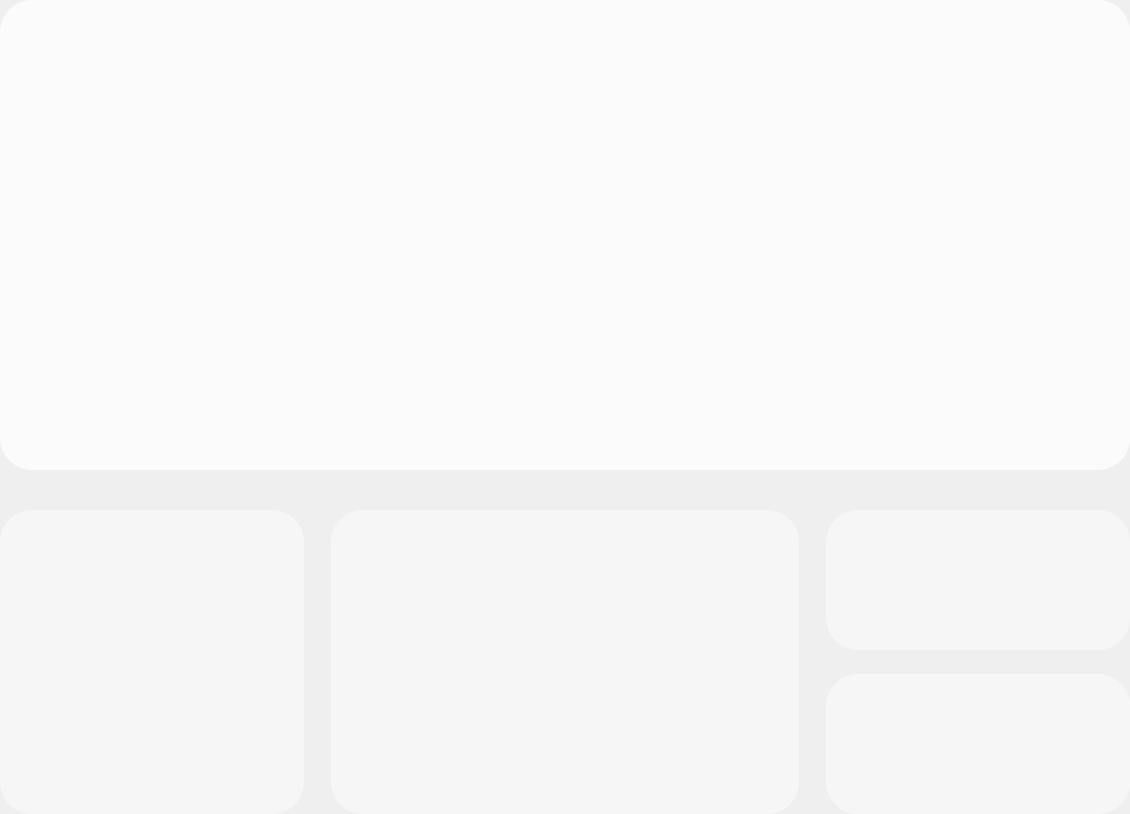
<?xml version="1.0" encoding="UTF-8"?>
<ui version="4.0">
 <class>FrameLight</class>
 <widget class="QFrame" name="FrameLight">
  <property name="geometry">
   <rect>
    <x>0</x>
    <y>0</y>
    <width>1130</width>
    <height>814</height>
   </rect>
  </property>
  <property name="windowTitle">
   <string>Frame</string>
  </property>
  <property name="styleSheet">
   <string notr="true"/>
  </property>
  <layout class="QVBoxLayout" name="verticalLayout" stretch="1,0">
   <property name="spacing">
    <number>24</number>
   </property>
   <property name="leftMargin">
    <number>0</number>
   </property>
   <property name="topMargin">
    <number>0</number>
   </property>
   <property name="rightMargin">
    <number>0</number>
   </property>
   <property name="bottomMargin">
    <number>0</number>
   </property>
   <item alignment="Qt::AlignmentFlag::AlignTop">
    <widget class="QFrame" name="frameT">
     <property name="minimumSize">
      <size>
       <width>0</width>
       <height>470</height>
      </size>
     </property>
     <property name="maximumSize">
      <size>
       <width>16777215</width>
       <height>470</height>
      </size>
     </property>
     <property name="styleSheet">
      <string notr="true">QFrame#frameT{background-color: #FBFBFB;border-radius:32px;}</string>
     </property>
     <property name="frameShape">
      <enum>QFrame::Shape::NoFrame</enum>
     </property>
     <property name="frameShadow">
      <enum>QFrame::Shadow::Plain</enum>
     </property>
     <property name="lineWidth">
      <number>0</number>
     </property>
     <layout class="QVBoxLayout" name="verticalLayout_2">
      <property name="topMargin">
       <number>15</number>
      </property>
      <item alignment="Qt::AlignmentFlag::AlignHCenter|Qt::AlignmentFlag::AlignTop">
       <widget class="ModuleKeyboard" name="frameKeyboard">
        <property name="frameShape">
         <enum>QFrame::Shape::StyledPanel</enum>
        </property>
        <property name="frameShadow">
         <enum>QFrame::Shadow::Raised</enum>
        </property>
       </widget>
      </item>
     </layout>
    </widget>
   </item>
   <item alignment="Qt::AlignmentFlag::AlignBottom">
    <widget class="QFrame" name="frameB">
     <property name="frameShape">
      <enum>QFrame::Shape::NoFrame</enum>
     </property>
     <property name="frameShadow">
      <enum>QFrame::Shadow::Plain</enum>
     </property>
     <property name="lineWidth">
      <number>0</number>
     </property>
     <layout class="QHBoxLayout" name="horizontalLayout_2">
      <property name="spacing">
       <number>24</number>
      </property>
      <property name="leftMargin">
       <number>0</number>
      </property>
      <property name="topMargin">
       <number>0</number>
      </property>
      <property name="rightMargin">
       <number>0</number>
      </property>
      <property name="bottomMargin">
       <number>0</number>
      </property>
      <item alignment="Qt::AlignmentFlag::AlignLeft">
       <widget class="ModuleEfMode" name="frameMode">
        <property name="minimumSize">
         <size>
          <width>304</width>
          <height>304</height>
         </size>
        </property>
        <property name="maximumSize">
         <size>
          <width>304</width>
          <height>304</height>
         </size>
        </property>
        <property name="styleSheet">
         <string notr="true">QFrame{background-color: #F6F6F6;border-radius:32px;}</string>
        </property>
        <property name="frameShape">
         <enum>QFrame::Shape::StyledPanel</enum>
        </property>
        <property name="frameShadow">
         <enum>QFrame::Shadow::Raised</enum>
        </property>
       </widget>
      </item>
      <item alignment="Qt::AlignmentFlag::AlignHCenter">
       <widget class="ModuleEfColor" name="frameColor">
        <property name="minimumSize">
         <size>
          <width>468</width>
          <height>304</height>
         </size>
        </property>
        <property name="maximumSize">
         <size>
          <width>468</width>
          <height>304</height>
         </size>
        </property>
        <property name="styleSheet">
         <string notr="true">QFrame{background-color: #F6F6F6;border-radius:32px;}</string>
        </property>
        <property name="frameShape">
         <enum>QFrame::Shape::StyledPanel</enum>
        </property>
        <property name="frameShadow">
         <enum>QFrame::Shadow::Raised</enum>
        </property>
       </widget>
      </item>
      <item alignment="Qt::AlignmentFlag::AlignRight">
       <widget class="QFrame" name="frameBR">
        <layout class="QVBoxLayout" name="verticalLayoutB_2">
         <property name="spacing">
          <number>24</number>
         </property>
         <property name="leftMargin">
          <number>0</number>
         </property>
         <property name="topMargin">
          <number>0</number>
         </property>
         <property name="rightMargin">
          <number>0</number>
         </property>
         <property name="bottomMargin">
          <number>0</number>
         </property>
         <item alignment="Qt::AlignmentFlag::AlignRight">
          <widget class="ModuleEfLumi" name="frameLuni">
           <property name="minimumSize">
            <size>
             <width>304</width>
             <height>140</height>
            </size>
           </property>
           <property name="maximumSize">
            <size>
             <width>304</width>
             <height>140</height>
            </size>
           </property>
           <property name="styleSheet">
            <string notr="true">QFrame{background-color: #F6F6F6;border-radius:32px;}</string>
           </property>
           <property name="frameShape">
            <enum>QFrame::Shape::StyledPanel</enum>
           </property>
           <property name="frameShadow">
            <enum>QFrame::Shadow::Raised</enum>
           </property>
          </widget>
         </item>
         <item alignment="Qt::AlignmentFlag::AlignRight">
          <widget class="ModuleEfSpeed" name="frameSpeed">
           <property name="minimumSize">
            <size>
             <width>304</width>
             <height>140</height>
            </size>
           </property>
           <property name="maximumSize">
            <size>
             <width>304</width>
             <height>140</height>
            </size>
           </property>
           <property name="styleSheet">
            <string notr="true">background-color: #F6F6F6;border-radius:32px;</string>
           </property>
           <property name="frameShape">
            <enum>QFrame::Shape::StyledPanel</enum>
           </property>
           <property name="frameShadow">
            <enum>QFrame::Shadow::Raised</enum>
           </property>
          </widget>
         </item>
        </layout>
       </widget>
      </item>
     </layout>
    </widget>
   </item>
  </layout>
 </widget>
 <customwidgets>
  <customwidget>
   <class>ModuleKeyboard</class>
   <extends>QFrame</extends>
   <header>modulekeyboard.h</header>
   <container>1</container>
  </customwidget>
  <customwidget>
   <class>ModuleEfMode</class>
   <extends>QFrame</extends>
   <header location="global">moduleefmode.h</header>
   <container>1</container>
  </customwidget>
  <customwidget>
   <class>ModuleEfColor</class>
   <extends>QFrame</extends>
   <header>moduleefcolor.h</header>
   <container>1</container>
  </customwidget>
  <customwidget>
   <class>ModuleEfLumi</class>
   <extends>QFrame</extends>
   <header>moduleeflumi.h</header>
   <container>1</container>
  </customwidget>
  <customwidget>
   <class>ModuleEfSpeed</class>
   <extends>QFrame</extends>
   <header>moduleefspeed.h</header>
   <container>1</container>
  </customwidget>
 </customwidgets>
 <resources/>
 <connections/>
</ui>
